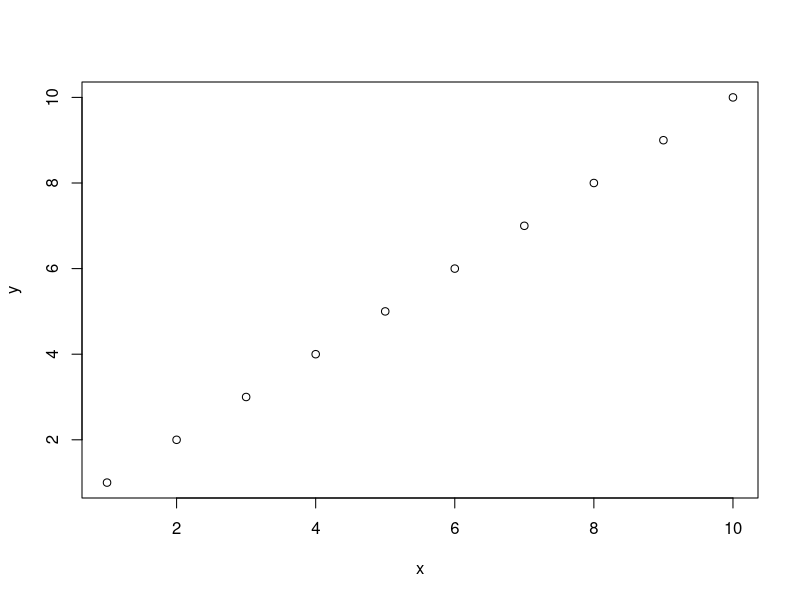

Write R code to recreate this figure.
## ---- chunk 1
x <- 10
### <b>
y <- x * 2
### </b>
z <- x^2
## ---- chunk 2
x = c(1:10)
y = c(1:10)
plot(x,y)
